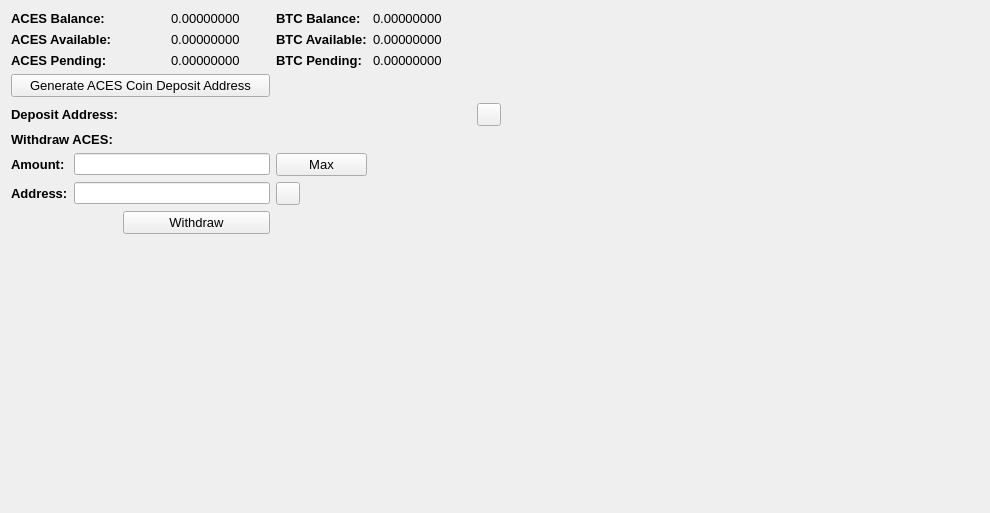
     <widget class="QWidget" name="BalanceTab">
      <attribute name="title">
       <string>Balance</string>
      </attribute>
      <layout class="QGridLayout" name="gridLayout_2">
       <item row="0" column="0" colspan="2">
        <widget class="QLabel" name="label_11">
         <property name="font">
          <font>
           <pointsize>10</pointsize>
           <weight>75</weight>
           <bold>true</bold>
          </font>
         </property>
         <property name="text">
          <string>ACES Balance:</string>
         </property>
        </widget>
       </item>
       <item row="0" column="3">
        <widget class="QLabel" name="HMBalanceLabel">
         <property name="font">
          <font>
           <pointsize>10</pointsize>
          </font>
         </property>
         <property name="text">
          <string>0.00000000</string>
         </property>
         <property name="textInteractionFlags">
          <set>Qt::LinksAccessibleByMouse|Qt::TextSelectableByMouse</set>
         </property>
        </widget>
       </item>
       <item row="0" column="4">
        <widget class="QLabel" name="label_12">
         <property name="font">
          <font>
           <pointsize>10</pointsize>
           <weight>75</weight>
           <bold>true</bold>
          </font>
         </property>
         <property name="text">
          <string>BTC Balance:</string>
         </property>
        </widget>
       </item>
       <item row="0" column="5">
        <widget class="QLabel" name="BitcoinBalanceLabel">
         <property name="font">
          <font>
           <pointsize>10</pointsize>
          </font>
         </property>
         <property name="text">
          <string>0.00000000</string>
         </property>
         <property name="textInteractionFlags">
          <set>Qt::LinksAccessibleByMouse|Qt::TextSelectableByMouse</set>
         </property>
        </widget>
       </item>
       <item row="0" column="7" rowspan="10">
        <spacer name="horizontalSpacer_4">
         <property name="orientation">
          <enum>Qt::Horizontal</enum>
         </property>
         <property name="sizeHint" stdset="0">
          <size>
           <width>478</width>
           <height>488</height>
          </size>
         </property>
        </spacer>
       </item>
       <item row="1" column="0" colspan="2">
        <widget class="QLabel" name="label_13">
         <property name="font">
          <font>
           <pointsize>10</pointsize>
           <weight>75</weight>
           <bold>true</bold>
          </font>
         </property>
         <property name="text">
          <string>ACES Available:</string>
         </property>
        </widget>
       </item>
       <item row="1" column="3">
        <widget class="QLabel" name="HMAvailableLabel_2">
         <property name="font">
          <font>
           <pointsize>10</pointsize>
          </font>
         </property>
         <property name="text">
          <string>0.00000000</string>
         </property>
         <property name="textInteractionFlags">
          <set>Qt::LinksAccessibleByMouse|Qt::TextSelectableByMouse</set>
         </property>
        </widget>
       </item>
       <item row="1" column="4">
        <widget class="QLabel" name="label_15">
         <property name="font">
          <font>
           <pointsize>10</pointsize>
           <weight>75</weight>
           <bold>true</bold>
          </font>
         </property>
         <property name="text">
          <string>BTC Available:</string>
         </property>
        </widget>
       </item>
       <item row="1" column="5">
        <widget class="QLabel" name="BitcoinAvailableLabel">
         <property name="font">
          <font>
           <pointsize>10</pointsize>
          </font>
         </property>
         <property name="text">
          <string>0.00000000</string>
         </property>
         <property name="textInteractionFlags">
          <set>Qt::LinksAccessibleByMouse|Qt::TextSelectableByMouse</set>
         </property>
        </widget>
       </item>
       <item row="2" column="0" colspan="2">
        <widget class="QLabel" name="label_14">
         <property name="font">
          <font>
           <pointsize>10</pointsize>
           <weight>75</weight>
           <bold>true</bold>
          </font>
         </property>
         <property name="text">
          <string>ACES Pending:</string>
         </property>
        </widget>
       </item>
       <item row="2" column="3">
        <widget class="QLabel" name="HMPendingLabel">
         <property name="font">
          <font>
           <pointsize>10</pointsize>
          </font>
         </property>
         <property name="text">
          <string>0.00000000</string>
         </property>
         <property name="textInteractionFlags">
          <set>Qt::LinksAccessibleByMouse|Qt::TextSelectableByMouse</set>
         </property>
        </widget>
       </item>
       <item row="2" column="4">
        <widget class="QLabel" name="label_31">
         <property name="font">
          <font>
           <pointsize>10</pointsize>
           <weight>75</weight>
           <bold>true</bold>
          </font>
         </property>
         <property name="text">
          <string>BTC Pending:</string>
         </property>
        </widget>
       </item>
       <item row="2" column="5">
        <widget class="QLabel" name="BitcoinPendingLabel">
         <property name="font">
          <font>
           <pointsize>10</pointsize>
          </font>
         </property>
         <property name="text">
          <string>0.00000000</string>
         </property>
         <property name="textInteractionFlags">
          <set>Qt::LinksAccessibleByMouse|Qt::TextSelectableByMouse</set>
         </property>
        </widget>
       </item>
       <item row="3" column="0" colspan="4">
        <widget class="QPushButton" name="GenDepositBTN">
         <property name="font">
          <font>
           <pointsize>10</pointsize>
          </font>
         </property>
         <property name="text">
          <string>Generate ACES Coin Deposit Address</string>
         </property>
        </widget>
       </item>
       <item row="4" column="0" colspan="3">
        <widget class="QLabel" name="label_33">
         <property name="font">
          <font>
           <pointsize>10</pointsize>
           <weight>75</weight>
           <bold>true</bold>
          </font>
         </property>
         <property name="text">
          <string>Deposit Address:</string>
         </property>
        </widget>
       </item>
       <item row="4" column="3" colspan="3">
        <widget class="QLabel" name="DepositAddressLabel">
         <property name="minimumSize">
          <size>
           <width>300</width>
           <height>0</height>
          </size>
         </property>
         <property name="palette">
          <palette>
           <active>
            <colorrole role="WindowText">
             <brush brushstyle="SolidPattern">
              <color alpha="255">
               <red>0</red>
               <green>0</green>
               <blue>0</blue>
              </color>
             </brush>
            </colorrole>
            <colorrole role="Text">
             <brush brushstyle="SolidPattern">
              <color alpha="255">
               <red>0</red>
               <green>0</green>
               <blue>255</blue>
              </color>
             </brush>
            </colorrole>
           </active>
           <inactive>
            <colorrole role="WindowText">
             <brush brushstyle="SolidPattern">
              <color alpha="255">
               <red>0</red>
               <green>0</green>
               <blue>0</blue>
              </color>
             </brush>
            </colorrole>
            <colorrole role="Text">
             <brush brushstyle="SolidPattern">
              <color alpha="255">
               <red>0</red>
               <green>0</green>
               <blue>255</blue>
              </color>
             </brush>
            </colorrole>
           </inactive>
           <disabled>
            <colorrole role="WindowText">
             <brush brushstyle="SolidPattern">
              <color alpha="255">
               <red>120</red>
               <green>120</green>
               <blue>120</blue>
              </color>
             </brush>
            </colorrole>
            <colorrole role="Text">
             <brush brushstyle="SolidPattern">
              <color alpha="255">
               <red>120</red>
               <green>120</green>
               <blue>120</blue>
              </color>
             </brush>
            </colorrole>
           </disabled>
          </palette>
         </property>
         <property name="font">
          <font>
           <pointsize>10</pointsize>
           <weight>75</weight>
           <bold>true</bold>
          </font>
         </property>
         <property name="text">
          <string/>
         </property>
         <property name="alignment">
          <set>Qt::AlignRight|Qt::AlignTrailing|Qt::AlignVCenter</set>
         </property>
         <property name="textInteractionFlags">
          <set>Qt::LinksAccessibleByMouse|Qt::TextSelectableByKeyboard|Qt::TextSelectableByMouse</set>
         </property>
        </widget>
       </item>
       <item row="4" column="6">
        <widget class="QToolButton" name="DepositCopyButton">
         <property name="toolTip">
          <string>Copy to clipboard</string>
         </property>
         <property name="text">
          <string/>
         </property>
         <property name="icon">
          <iconset resource="../bitcoin.qrc">
           <normaloff>:/icons/editcopy</normaloff>:/icons/editcopy</iconset>
         </property>
         <property name="shortcut">
          <string>Alt+P</string>
         </property>
        </widget>
       </item>
       <item row="5" column="0" colspan="2">
        <widget class="QLabel" name="label_34">
         <property name="font">
          <font>
           <pointsize>10</pointsize>
           <weight>75</weight>
           <bold>true</bold>
          </font>
         </property>
         <property name="text">
          <string>Withdraw ACES:</string>
         </property>
        </widget>
       </item>
       <item row="6" column="0">
        <widget class="QLabel" name="label_26">
         <property name="font">
          <font>
           <pointsize>10</pointsize>
           <weight>75</weight>
           <bold>true</bold>
          </font>
         </property>
         <property name="text">
          <string>Amount:</string>
         </property>
        </widget>
       </item>
       <item row="6" column="1" colspan="3">
        <widget class="QLineEdit" name="WithdrawUnitsInput">
         <property name="font">
          <font>
           <pointsize>9</pointsize>
           <weight>75</weight>
           <bold>true</bold>
          </font>
         </property>
         <property name="text">
          <string/>
         </property>
        </widget>
       </item>
       <item row="6" column="4">
        <widget class="QPushButton" name="Withdraw_Max_Amount">
         <property name="font">
          <font>
           <pointsize>10</pointsize>
          </font>
         </property>
         <property name="text">
          <string>Max</string>
         </property>
        </widget>
       </item>
       <item row="7" column="0">
        <widget class="QLabel" name="label_10">
         <property name="font">
          <font>
           <pointsize>10</pointsize>
           <weight>75</weight>
           <bold>true</bold>
          </font>
         </property>
         <property name="text">
          <string>Address:</string>
         </property>
        </widget>
       </item>
       <item row="7" column="1" colspan="3">
        <widget class="QLineEdit" name="WithdrawAddress">
         <property name="font">
          <font>
           <pointsize>9</pointsize>
           <weight>75</weight>
           <bold>true</bold>
          </font>
         </property>
        </widget>
       </item>
       <item row="7" column="4">
        <widget class="QToolButton" name="WithdrawPasteButton">
         <property name="toolTip">
          <string>Paste from clipboard</string>
         </property>
         <property name="text">
          <string/>
         </property>
         <property name="icon">
          <iconset resource="../bitcoin.qrc">
           <normaloff>:/icons/editpaste</normaloff>:/icons/editpaste</iconset>
         </property>
         <property name="shortcut">
          <string>Alt+P</string>
         </property>
        </widget>
       </item>
       <item row="8" column="2" colspan="2">
        <widget class="QPushButton" name="WithdrawUnitsBtn">
         <property name="font">
          <font>
           <pointsize>10</pointsize>
          </font>
         </property>
         <property name="text">
          <string>Withdraw</string>
         </property>
        </widget>
       </item>
       <item row="9" column="0" colspan="6">
        <spacer name="verticalSpacer">
         <property name="orientation">
          <enum>Qt::Vertical</enum>
         </property>
         <property name="sizeHint" stdset="0">
          <size>
           <width>428</width>
           <height>262</height>
          </size>
         </property>
        </spacer>
       </item>
      </layout>
      <zorder>label_31</zorder>
      <zorder>label_15</zorder>
      <zorder>label_12</zorder>
      <zorder>label_14</zorder>
      <zorder>label_13</zorder>
      <zorder>label_11</zorder>
      <zorder>BitcoinBalanceLabel</zorder>
      <zorder>HMBalanceLabel</zorder>
      <zorder>HMAvailableLabel_2</zorder>
      <zorder>HMPendingLabel</zorder>
      <zorder>BitcoinAvailableLabel</zorder>
      <zorder>BitcoinPendingLabel</zorder>
      <zorder>label_33</zorder>
      <zorder>GenDepositBTN</zorder>
      <zorder>DepositAddressLabel</zorder>
      <zorder>Withdraw_Max_Amount</zorder>
      <zorder>label_34</zorder>
      <zorder>WithdrawUnitsInput</zorder>
      <zorder>label_10</zorder>
      <zorder>label_26</zorder>
      <zorder>WithdrawAddress</zorder>
      <zorder>WithdrawUnitsBtn</zorder>
      <zorder>horizontalSpacer_4</zorder>
      <zorder>verticalSpacer</zorder>
      <zorder>WithdrawPasteButton</zorder>
      <zorder>DepositCopyButton</zorder>
     </widget>
